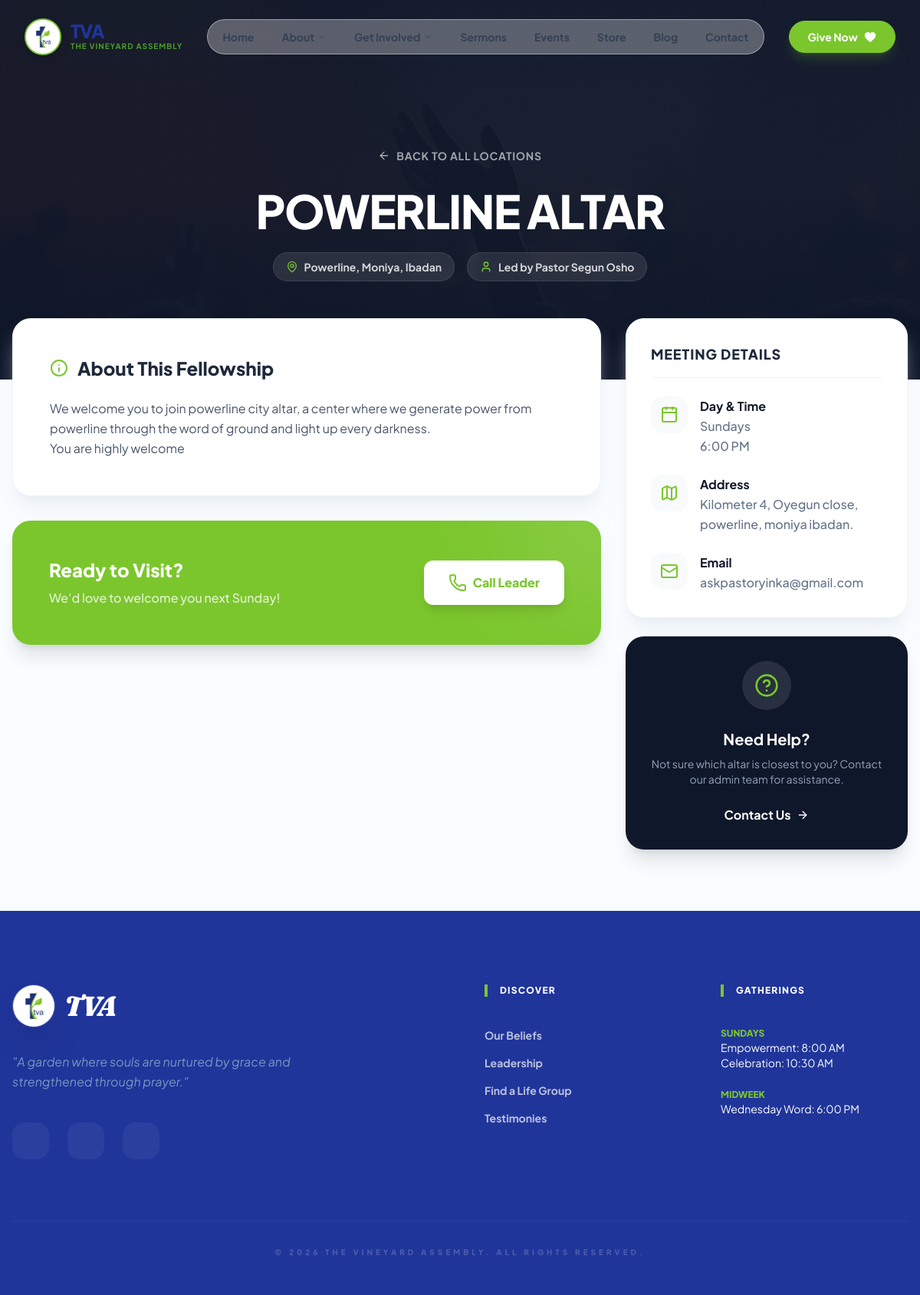
/get-involved/city-altars/1/, run on the app's committed database.
### get_involved/models.py (models this page shows, shortened)
class CityAltar(models.Model):
    name = models.CharField(max_length=200, help_text="Name of the City Altar location")
    image = models.ImageField(upload_to='get_involved/city_altars/', blank=True, null=True)
    leader_name = models.CharField(max_length=200)
    address = models.TextField()
    location = models.CharField(max_length=100, help_text="City or Area (e.g., Ikeja, Lekki)")
    MEETING_DAYS = [
        ('Monday', 'Monday'),
        ('Tuesday', 'Tuesday'),
        ('Wednesday', 'Wednesday'),
        ('Thursday', 'Thursday'),
        ('Friday', 'Friday'),
        ('Saturday', 'Saturday'),
        ('Sunday', 'Sunday'),
    ]
    meeting_day = models.CharField(max_length=20, choices=MEETING_DAYS, default='Tuesday')
    meeting_time = models.TimeField()
    description = models.TextField(blank=True, help_text="Brief description or welcome message")
    contact_phone = models.CharField(max_length=20)
    contact_email = models.EmailField(blank=True)
    created_at = models.DateTimeField(auto_now_add=True)
    class Meta:
        verbose_name = "City Altar / House Fellowship"
        verbose_name_plural = "City Altars / House Fellowships"

### get_involved/views.py (the view)
# urls.py: path('city-altars/<int:pk>/', views.city_altar_detail_view, name='city_altar_detail'),
def city_altar_detail_view(request, pk):
    altar = get_object_or_404(CityAltar, pk=pk)
    context = {
        'altar': altar,
    }
    return render(request, 'city_altar_detail.html', context)

### payments/context_processors.py (called while the page is built)
def payment_info(request):
    return {
        'bank_info': BankDetail.objects.filter(is_active=True).first()
    }

### templates/city_altar_detail.html (shortened to what this page needs)
{% extends 'base.html' %}
{% load static %}
{% block content %}
<header class="relative pt-32 pb-20 lg:pt-48 lg:pb-32 overflow-hidden">
    <div class="absolute inset-0 bg-slate-900">
        {% if altar.image %}
            <div class="absolute inset-0 bg-[url('{{ altar.image.url }}')] bg-cover bg-center opacity-30"></div>
        {% else %}
            <div class="absolute inset-0 bg-[url('https://images.unsplash.com/photo-1544427920-c49cc11378f0?q=80&w=2070&auto=format&fit=crop')] bg-cover bg-center opacity-20"></div>
        {% endif %}
        <div class="absolute inset-0 bg-gradient-to-b from-slate-900/90 via-slate-900/80 to-slate-900"></div>
    </div>
    <div class="max-w-4xl mx-auto px-4 relative z-10 text-center">
        <a href="{% url 'get_involved:city_altar_list' %}" class="inline-flex items-center gap-2 text-white/60 hover:text-white mb-8 transition-colors text-sm font-bold uppercase tracking-wider">
            <i data-lucide="arrow-left" class="w-4 h-4"></i> Back to All Locations
        </a>
        <h1 class="text-4xl md:text-5xl lg:text-6xl font-black text-white mb-6 uppercase tracking-tight leading-none">
            {{ altar.name }}
        </h1>
        <div class="flex flex-wrap items-center justify-center gap-4 text-sm font-bold text-white/80">
            <span class="flex items-center gap-2 px-4 py-2 rounded-full bg-white/10 backdrop-blur-sm border border-white/10">
                <i data-lucide="map-pin" class="w-4 h-4 text-secondary"></i> {{ altar.location }}
            </span>
            <span class="flex items-center gap-2 px-4 py-2 rounded-full bg-white/10 backdrop-blur-sm border border-white/10">
                <i data-lucide="user" class="w-4 h-4 text-secondary"></i> Led by {{ altar.leader_name }}
            </span>
        </div>
    </div>
</header>
<section class="relative -mt-20 pb-20 z-20">
    <div class="max-w-7xl mx-auto px-4">
        <div class="grid lg:grid-cols-3 gap-8">
            <div class="lg:col-span-2 space-y-8">
                <div class="bg-white rounded-3xl p-8 lg:p-12 shadow-xl shadow-slate-200/50 border border-slate-100">
                    <h2 class="text-2xl font-black text-slate-800 mb-6 flex items-center gap-3">
                        <i data-lucide="info" class="w-6 h-6 text-secondary"></i> About This Fellowship
                    </h2>
                    <div class="prose prose-slate prose-lg text-slate-600">
                        {% if altar.description %}
                            {{ altar.description|linebreaks }}
                        {% else %}
                            <p>Join us for a time of fellowship, prayer, and studying the word of God. We are a family that cares for one another and grows together in faith.</p>
                        {% endif %}
                    </div>
                </div>
                <div class="bg-secondary rounded-3xl p-8 lg:p-12 shadow-xl relative overflow-hidden group">
                    <div class="relative z-10 text-center lg:text-left flex flex-col lg:flex-row items-center justify-between gap-8">
                        <div>
                            <h3 class="text-2xl font-black text-white mb-2">Ready to Visit?</h3>
                            <p class="text-white/80 font-medium">We'd love to welcome you next {{ altar.meeting_day }}!</p>
                        </div>
                        <div class="flex flex-col sm:flex-row gap-4">
                            {% if altar.contact_phone %}
                            <a href="tel:{{ altar.contact_phone }}" class="px-8 py-4 rounded-xl bg-white text-secondary font-black shadow-lg hover:shadow-xl hover:-translate-y-1 transition-all flex items-center justify-center gap-2">
                                <i data-lucide="phone"></i> Call Leader
                            </a>
                            {% endif %}
                        </div>
                    </div>
                </div>
            </div>
            <div class="space-y-6">
                <div class="bg-white rounded-3xl p-8 shadow-xl shadow-slate-200/50 border border-slate-100">
                    <h3 class="text-lg font-black text-slate-800 mb-6 uppercase tracking-wider border-b border-slate-100 pb-4">Meeting Details</h3>
                    <div class="space-y-6">
                        <div class="flex gap-4">
                            <div class="w-12 h-12 rounded-2xl bg-slate-50 flex items-center justify-center shrink-0 text-secondary">
                                <i data-lucide="calendar" class="w-6 h-6"></i>
                            </div>
                            <div>
                                <h4 class="font-bold text-slate-900">Day & Time</h4>
                                <p class="text-slate-500 font-medium">{{ altar.meeting_day }}s</p>
                                <p class="text-slate-500 font-medium">{{ altar.meeting_time|time:"g:i A" }}</p>
                            </div>
                        </div>
                        <div class="flex gap-4">
                            <div class="w-12 h-12 rounded-2xl bg-slate-50 flex items-center justify-center shrink-0 text-secondary">
                                <i data-lucide="map" class="w-6 h-6"></i>
                            </div>
                            <div>
                                <h4 class="font-bold text-slate-900">Address</h4>
                                <p class="text-slate-500 font-medium leading-relaxed">{{ altar.address }}</p>
                            </div>
                        </div>
                        {% if altar.contact_email %}
                        <div class="flex gap-4">
                            <div class="w-12 h-12 rounded-2xl bg-slate-50 flex items-center justify-center shrink-0 text-secondary">
                                <i data-lucide="mail" class="w-6 h-6"></i>
                            </div>
                            <div>
                                <h4 class="font-bold text-slate-900">Email</h4>
                                <a href="mailto:{{ altar.contact_email }}" class="text-slate-500 font-medium hover:text-secondary transition-colors break-all">{{ altar.contact_email }}</a>
                            </div>
                        </div>
                        {% endif %}
                    </div>
                </div>
                <div class="bg-slate-900 rounded-3xl p-8 shadow-xl text-center">
                    <div class="w-16 h-16 bg-white/10 rounded-full flex items-center justify-center mx-auto mb-6 text-secondary">
                        <i data-lucide="help-circle" class="w-8 h-8"></i>
                    </div>
                    <h3 class="text-xl font-bold text-white mb-2">Need Help?</h3>
                    <p class="text-slate-400 text-sm mb-6">Not sure which altar is closest to you? Contact our admin team for assistance.</p>
                    <a href="{% url 'contact' %}" class="inline-flex items-center gap-2 text-white font-bold hover:text-secondary transition-colors">
                        Contact Us <i data-lucide="arrow-right" class="w-4 h-4"></i>
                    </a>
                </div>
            </div>
        </div>
    </div>
</section>
{% endblock %}

### static/style.css (style rules this page uses)
:root { --brand-primary: #1F317D; --brand-secondary: #81C225; --brand-accent: #010066; }
body { font-family: 'Plus Jakarta Sans', sans-serif; background-color: #c2f2ff; color: #1a1a1a; overflow-x: hidden; }

### data on the page
CityAltar: image (picture), name "POWERLINE ALTAR", location "Powerline, Moniya, Ibadan", leader_name "Pastor Segun Osho", description "We welcome you to join powerline city altar, a center where we generate power from powerline through the word of ground and light up every darkness. You are highly welcome", meeting_day "Sunday", meeting_time "6:00 PM", address "Kilometer 4, Oyegun close, powerline, moniya ibadan.", contact_email "askpastoryinka@gmail.com"
